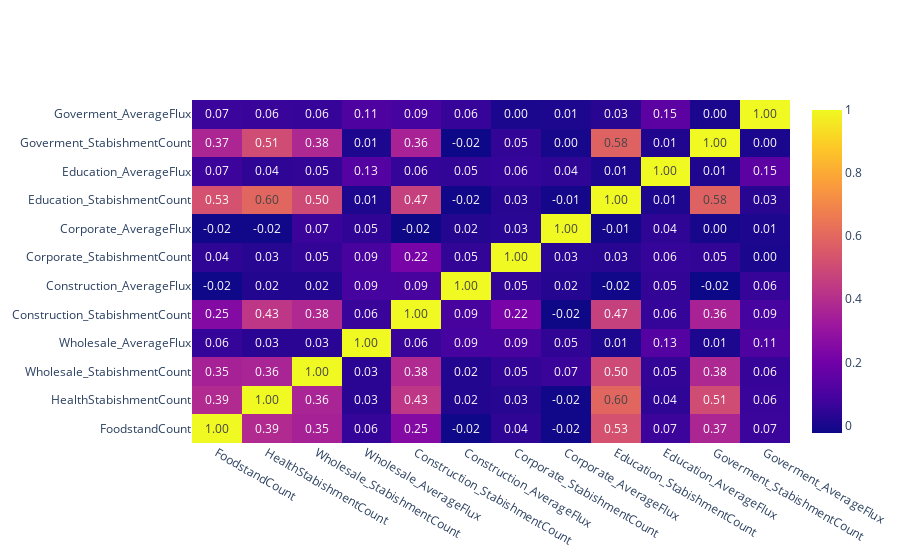

The notebook cell saved with this chart:
### Code cell
# discard noise columns
tmp = df.drop(['State', 'Alcaldia', 'ZipCode'], axis=1)

# draw visuzlization
fig = go.Figure()
fig.add_trace(
    go.Heatmap(
        x = tmp.corr().columns,
        y = tmp.corr().index,
        z = np.array(df.corr()),
        text=df.corr().values,
        texttemplate='%{text:.2f}'
    )
)
fig.show()

### Figure 1 — Plotly figure (JSON) as saved in the notebook; plotly's stock layout.template omitted (floating-point values rounded to 4 significant figures; data arrays with more than 128 entries replaced by an {"elided": "..."} marker saying what was removed)
{"data": [{"text": {"elided": "12x12 float values"}, "texttemplate": "%{text:.2f}", "type": "heatmap", "x": ["FoodstandCount", "HealthStabishmentCount", "Wholesale_StabishmentCount", "Wholesale_AverageFlux", "Construction_StabishmentCount", "Construction_AverageFlux", "Corporate_StabishmentCount", "Corporate_AverageFlux", "Education_StabishmentCount", "Education_AverageFlux", "Goverment_StabishmentCount", "Goverment_AverageFlux"], "y": ["FoodstandCount", "HealthStabishmentCount", "Wholesale_StabishmentCount", "Wholesale_AverageFlux", "Construction_StabishmentCount", "Construction_AverageFlux", "Corporate_StabishmentCount", "Corporate_AverageFlux", "Education_StabishmentCount", "Education_AverageFlux", "Goverment_StabishmentCount", "Goverment_AverageFlux"], "z": {"elided": "12x12 float values"}}], "layout": {}}
